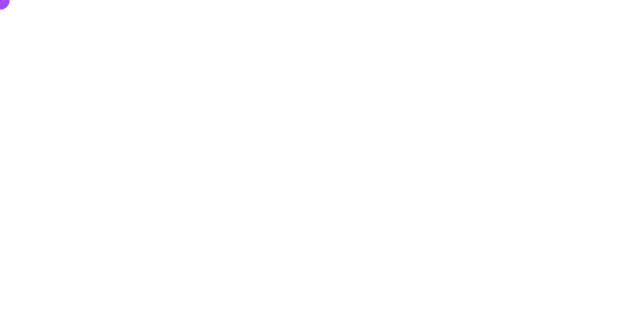
Frame 1 (no input)
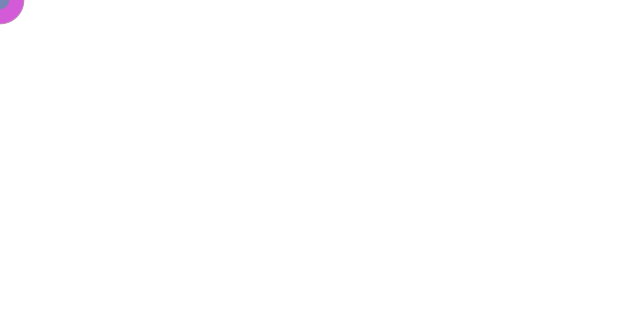
Frame 60 (the mouse pressed at the canvas centre just before this capture)
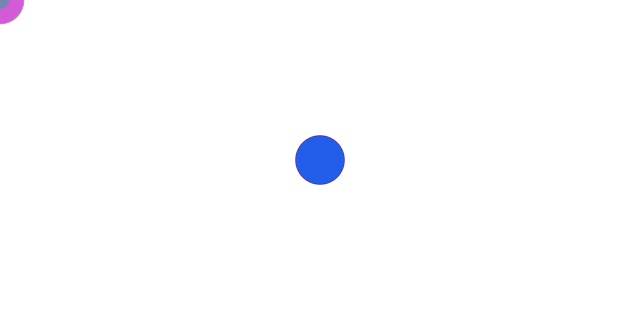
Frame 120 (the mouse held since frame 60 and released just before this capture)

The Processing sketch that drew these frames (run headless with seeded random() and noise(); from frame 60 on, the mouse is pressed at the canvas centre):

// Processing sketch: paintbrush_random
// ── paintbrush_random.pde
// Paintbrush: random color/random size
// The Coding Train / Daniel Shiffman
// Processing Intro Series
void setup(){
  size(640, 320); 
  background(255); 
}

void draw(){
  float randRed = random(255); 
  float randBlue = random(50, 150); 
  float randGreen = random(150, 255); 
  
  fill(randRed, randBlue, randGreen); 
  noStroke(); 
  circle(mouseX, mouseY, random(10, 50)); 
}

void mousePressed(){
 background(255);  
}
